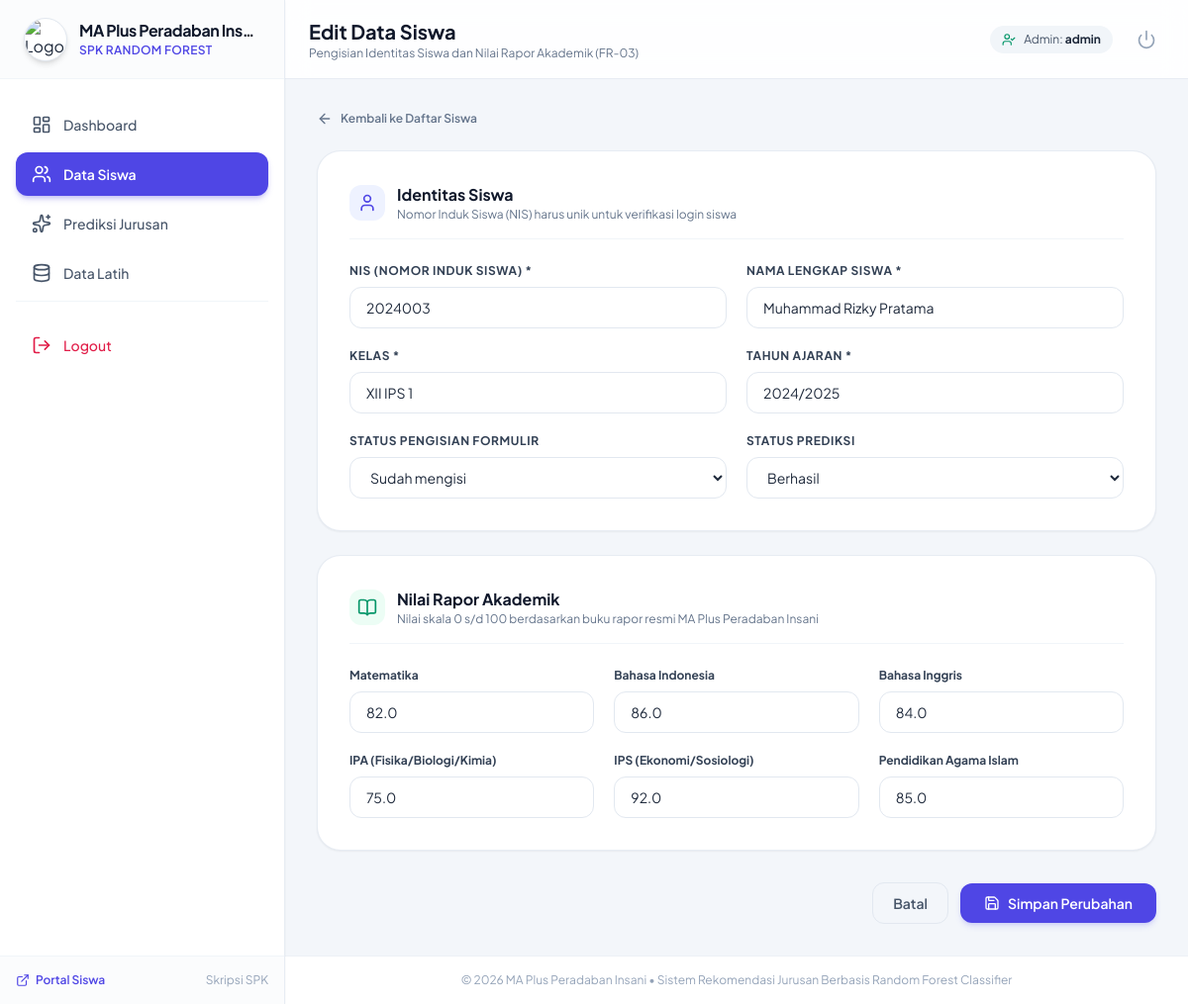
Page /admin-spk/siswa/3/edit/ (signed in) on the committed database.
### spk/models.py (models this page shows, shortened)
class Student(models.Model):
    STATUS_PENGISIAN_CHOICES = [
        ('Belum mengisi', 'Belum mengisi'),
        ('Sudah mengisi', 'Sudah mengisi'),
        ('Perlu melengkapi data', 'Perlu melengkapi data'),
    ]
    STATUS_PREDIKSI_CHOICES = [
        ('Menunggu', 'Menunggu'),
        ('Diproses', 'Diproses'),
        ('Berhasil', 'Berhasil'),
        ('Gagal', 'Gagal'),
        ('Perlu prediksi ulang', 'Perlu prediksi ulang'),
    ]
    nis = models.CharField(max_length=20, unique=True, verbose_name="NIS")
    nama = models.CharField(max_length=150, verbose_name="Nama Lengkap")
    kelas = models.CharField(max_length=50, default="XII IPA", verbose_name="Kelas")
    tahun_ajaran = models.CharField(max_length=20, default="2024/2025", verbose_name="Tahun Ajaran")
    status_pengisian = models.CharField(
        max_length=30,
        choices=STATUS_PENGISIAN_CHOICES,
        default='Belum mengisi',
        verbose_name="Status Pengisian Formulir"
    )
    status_prediksi = models.CharField(
        max_length=30,
        choices=STATUS_PREDIKSI_CHOICES,
        default='Menunggu',
        verbose_name="Status Prediksi"
    )
    created_at = models.DateTimeField(auto_now_add=True, verbose_name="Dibuat Pada")
    updated_at = models.DateTimeField(auto_now=True, verbose_name="Diperbarui Pada")
    class Meta:
        verbose_name = "Data Siswa"
        verbose_name_plural = "Data Siswa"
        ordering = ['nis']

class StudentAcademicData(models.Model):
    student = models.OneToOneField(Student, on_delete=models.CASCADE, related_name='academic_data', verbose_name="Siswa")
    nilai_matematika = models.FloatField(default=0.0, verbose_name="Nilai Matematika")
    nilai_bahasa_indonesia = models.FloatField(default=0.0, verbose_name="Nilai Bahasa Indonesia")
    nilai_bahasa_inggris = models.FloatField(default=0.0, verbose_name="Nilai Bahasa Inggris")
    nilai_ipa = models.FloatField(default=0.0, verbose_name="Nilai IPA (Fisika/Biologi/Kimia)")
    nilai_ips = models.FloatField(default=0.0, verbose_name="Nilai IPS (Ekonomi/Geografi/Sosiologi)")
    nilai_agama = models.FloatField(default=0.0, verbose_name="Nilai Pendidikan Agama Islam")
    updated_at = models.DateTimeField(auto_now=True, verbose_name="Terakhir Diperbarui")
    class Meta:
        verbose_name = "Nilai Akademik Siswa"
        verbose_name_plural = "Nilai Akademik Siswa"

### spk/views.py (the view)
# urls.py: path('admin-spk/siswa/<int:pk>/edit/', views.siswa_edit_view, name='siswa_edit'),
@user_passes_test(is_admin, login_url='admin_login')
def siswa_edit_view(request, pk):
    student = get_object_or_404(Student, pk=pk)
    academic, _ = StudentAcademicData.objects.get_or_create(student=student)
    if request.method == 'POST':
        student_form = StudentForm(request.POST, instance=student)
        academic_form = AcademicDataForm(request.POST, instance=academic)
        if student_form.is_valid() and academic_form.is_valid():
            if student.status_prediksi == 'Berhasil':
                student.status_prediksi = 'Perlu prediksi ulang'
            student_form.save()
            academic_form.save()
            messages.success(request, f"Data siswa {student.nama} berhasil diperbarui.")
            return redirect('siswa_detail', pk=student.pk)
        else:
            messages.error(request, "Mohon periksa kembali input formulir.")
    else:
        student_form = StudentForm(instance=student)
        academic_form = AcademicDataForm(instance=academic)
    context = {
        'student_form': student_form,
        'academic_form': academic_form,
        'student': student,
        'is_edit': True,
        'active_nav': 'data_siswa'
    }
    return render(request, 'admin/siswa_form.html', context)

### spk/views.py (called while the page is built)
def is_admin(user):
    return user.is_authenticated and (user.is_staff or user.is_superuser)

### templates/admin/siswa_form.html (shortened to what this page needs)
{% extends 'admin/base_admin.html' %}
{% block page_title %}{% if is_edit %}Edit Data Siswa{% else %}Tambah Siswa Baru{% endif %}{% endblock %}
{% block page_subtitle %}Pengisian Identitas Siswa dan Nilai Rapor Akademik (FR-03){% endblock %}
{% block admin_content %}
<div class="max-w-4xl mx-auto space-y-6">
    <div class="flex items-center justify-between">
        <a href="{% url 'data_siswa' %}" class="inline-flex items-center gap-2 text-xs font-semibold text-slate-500 hover:text-slate-800">
            <i data-lucide="arrow-left" class="w-4 h-4"></i>
            Kembali ke Daftar Siswa
        </a>
    </div>
    <form method="post" class="space-y-6">
        <div class="bg-white p-6 md:p-8 rounded-3xl border border-slate-200/80 shadow-sm space-y-6">
            <div class="border-b border-slate-100 pb-4 flex items-center gap-3">
                <div class="w-9 h-9 rounded-xl bg-brand-50 text-brand-600 flex items-center justify-center">
                    <i data-lucide="user" class="w-5 h-5"></i>
                </div>
                <div>
                    <h3 class="text-base font-bold text-slate-900">Identitas Siswa</h3>
                    <p class="text-xs text-slate-500">Nomor Induk Siswa (NIS) harus unik untuk verifikasi login siswa</p>
                </div>
            </div>
            <div class="grid grid-cols-1 md:grid-cols-2 gap-5">
                <div>
                    <label class="block text-xs font-bold text-slate-700 uppercase tracking-wider mb-2">NIS (Nomor Induk Siswa) *</label>
                    {{ student_form.nis }}
                </div>
                <div>
                    <label class="block text-xs font-bold text-slate-700 uppercase tracking-wider mb-2">Nama Lengkap Siswa *</label>
                    {{ student_form.nama }}
                </div>
                <div>
                    <label class="block text-xs font-bold text-slate-700 uppercase tracking-wider mb-2">Kelas *</label>
                    {{ student_form.kelas }}
                </div>
                <div>
                    <label class="block text-xs font-bold text-slate-700 uppercase tracking-wider mb-2">Tahun Ajaran *</label>
                    {{ student_form.tahun_ajaran }}
                </div>
                <div>
                    <label class="block text-xs font-bold text-slate-700 uppercase tracking-wider mb-2">Status Pengisian Formulir</label>
                    {{ student_form.status_pengisian }}
                </div>
                <div>
                    <label class="block text-xs font-bold text-slate-700 uppercase tracking-wider mb-2">Status Prediksi</label>
                    {{ student_form.status_prediksi }}
                </div>
            </div>
        </div>
        <div class="bg-white p-6 md:p-8 rounded-3xl border border-slate-200/80 shadow-sm space-y-6">
            <div class="border-b border-slate-100 pb-4 flex items-center gap-3">
                <div class="w-9 h-9 rounded-xl bg-emerald-50 text-emerald-600 flex items-center justify-center">
                    <i data-lucide="book-open" class="w-5 h-5"></i>
                </div>
                <div>
                    <h3 class="text-base font-bold text-slate-900">Nilai Rapor Akademik</h3>
                    <p class="text-xs text-slate-500">Nilai skala 0 s/d 100 berdasarkan buku rapor resmi MA Plus Peradaban Insani</p>
                </div>
            </div>
            <div class="grid grid-cols-1 sm:grid-cols-2 lg:grid-cols-3 gap-5">
                <div>
                    <label class="block text-xs font-bold text-slate-700 mb-2">Matematika</label>
                    {{ academic_form.nilai_matematika }}
                </div>
                <div>
                    <label class="block text-xs font-bold text-slate-700 mb-2">Bahasa Indonesia</label>
                    {{ academic_form.nilai_bahasa_indonesia }}
                </div>
                <div>
                    <label class="block text-xs font-bold text-slate-700 mb-2">Bahasa Inggris</label>
                    {{ academic_form.nilai_bahasa_inggris }}
                </div>
                <div>
                    <label class="block text-xs font-bold text-slate-700 mb-2">IPA (Fisika/Biologi/Kimia)</label>
                    {{ academic_form.nilai_ipa }}
                </div>
                <div>
                    <label class="block text-xs font-bold text-slate-700 mb-2">IPS (Ekonomi/Sosiologi)</label>
                    {{ academic_form.nilai_ips }}
                </div>
                <div>
                    <label class="block text-xs font-bold text-slate-700 mb-2">Pendidikan Agama Islam</label>
                    {{ academic_form.nilai_agama }}
                </div>
            </div>
        </div>
        <div class="flex items-center justify-end gap-3 pt-2">
            <a href="{% url 'data_siswa' %}" class="px-5 py-2.5 rounded-xl border border-slate-200 text-slate-600 font-semibold text-sm hover:bg-slate-100 transition-colors">
                Batal
            </a>
            <button type="submit" class="inline-flex items-center gap-2 px-6 py-2.5 rounded-xl bg-brand-600 hover:bg-brand-700 text-white font-semibold text-sm shadow-md shadow-brand-500/20 transition-all">
                <i data-lucide="save" class="w-4 h-4"></i>
                {% if is_edit %}Simpan Perubahan{% else %}Tambah Siswa{% endif %}
            </button>
        </div>
    </form>
</div>
{% endblock %}

### templates/admin/base_admin.html (shortened to what this page needs)
{% extends 'base.html' %}
{% load static %}
{% block layout_content %}
<div class="min-h-screen flex bg-slate-100/70">
    <aside id="sidebar" class="fixed top-0 bottom-0 left-0 z-50 w-72 bg-white border-r border-slate-200/80 flex flex-col transition-transform duration-300 transform -translate-x-full md:translate-x-0 shadow-sm">
        <div class="h-20 px-6 flex items-center gap-3 border-b border-slate-100 bg-slate-50/50">
            <div class="w-11 h-11 rounded-full bg-white border border-slate-200 flex items-center justify-center shadow-md overflow-hidden flex-shrink-0">
                <img src="{% static 'img/logo_sekolah.png' %}" alt="Logo" class="w-full h-full object-contain">
            </div>
            <div class="flex-1 min-w-0">
                <h1 class="text-base font-bold text-slate-900 leading-tight truncate tracking-tight">MA Plus Peradaban Insani</h1>
                <p class="text-xs text-brand-600 font-semibold tracking-wide uppercase mt-0.5">SPK Random Forest</p>
            </div>
        </div>
        <nav class="flex-1 px-4 py-6 space-y-1.5 overflow-y-auto">
            <a href="{% url 'dashboard' %}" class="flex items-center gap-3 px-4 py-3 rounded-xl font-medium text-sm transition-all duration-200 {% if active_nav == 'dashboard' %}bg-brand-600 text-white shadow-md shadow-brand-600/25 font-semibold{% else %}text-slate-600 hover:bg-slate-100 hover:text-slate-900{% endif %}">
                <i data-lucide="layout-dashboard" class="w-5 h-5"></i>
                <span>Dashboard</span>
            </a>
            <a href="{% url 'data_siswa' %}" class="flex items-center gap-3 px-4 py-3 rounded-xl font-medium text-sm transition-all duration-200 {% if active_nav == 'data_siswa' %}bg-brand-600 text-white shadow-md shadow-brand-600/25 font-semibold{% else %}text-slate-600 hover:bg-slate-100 hover:text-slate-900{% endif %}">
                <i data-lucide="users" class="w-5 h-5"></i>
                <span>Data Siswa</span>
            </a>
            <a href="{% url 'prediksi_jurusan' %}" class="flex items-center gap-3 px-4 py-3 rounded-xl font-medium text-sm transition-all duration-200 {% if active_nav == 'prediksi_jurusan' %}bg-brand-600 text-white shadow-md shadow-brand-600/25 font-semibold{% else %}text-slate-600 hover:bg-slate-100 hover:text-slate-900{% endif %}">
                <i data-lucide="sparkles" class="w-5 h-5"></i>
                <span>Prediksi Jurusan</span>
            </a>
            <a href="{% url 'data_latih' %}" class="flex items-center gap-3 px-4 py-3 rounded-xl font-medium text-sm transition-all duration-200 {% if active_nav == 'data_latih' %}bg-brand-600 text-white shadow-md shadow-brand-600/25 font-semibold{% else %}text-slate-600 hover:bg-slate-100 hover:text-slate-900{% endif %}">
                <i data-lucide="database" class="w-5 h-5"></i>
                <span>Data Latih</span>
            </a>
            <div class="pt-4 border-t border-slate-100 my-2"></div>
            <a href="{% url 'admin_logout' %}" class="flex items-center gap-3 px-4 py-3 rounded-xl font-medium text-sm text-rose-600 hover:bg-rose-50 hover:text-rose-700 transition-colors">
                <i data-lucide="log-out" class="w-5 h-5"></i>
                <span>Logout</span>
            </a>
        </nav>
        <div class="p-4 border-t border-slate-100 bg-slate-50/50">
            <div class="flex items-center justify-between text-xs text-slate-500">
                <a href="{% url 'cek_nis' %}" target="_blank" class="flex items-center gap-1.5 text-brand-600 hover:text-brand-700 font-semibold">
                    <i data-lucide="external-link" class="w-3.5 h-3.5"></i>
                    Portal Siswa
                </a>
                <span class="text-slate-400">Skripsi SPK</span>
            </div>
        </div>
    </aside>
    <div class="flex-1 flex flex-col md:ml-72 min-h-screen">
        <header class="h-20 bg-white/90 backdrop-blur-md border-b border-slate-200/80 sticky top-0 z-30 px-6 flex items-center justify-between">
            <div class="flex items-center gap-4">
                <div>
                    <h2 class="text-xl font-bold text-slate-900">{% block page_title %}Dashboard{% endblock %}</h2>
                    <p class="text-xs text-slate-500 hidden sm:block">{% block page_subtitle %}Sistem Pendukung Keputusan Penjurusan Perguruan Tinggi{% endblock %}</p>
                </div>
            </div>
            <div class="flex items-center gap-4">
                <div class="hidden sm:flex items-center gap-2 bg-slate-100 px-3 py-1.5 rounded-full text-xs text-slate-600">
                    <i data-lucide="user-check" class="w-3.5 h-3.5 text-emerald-600"></i>
                    <span>Admin: <strong class="text-slate-800">{{ request.user.username }}</strong></span>
                </div>
                <a href="{% url 'admin_logout' %}" title="Logout" class="p-2 text-slate-400 hover:text-rose-600 hover:bg-rose-50 rounded-xl transition-colors">
                    <i data-lucide="power" class="w-5 h-5"></i>
                </a>
            </div>
        </header>
        <main class="flex-1 p-6 md:p-8 max-w-7xl w-full mx-auto">
            {% block admin_content %}{% endblock %}
        </main>
        <footer class="py-4 px-8 border-t border-slate-200/60 bg-white text-center text-xs text-slate-400">
            &copy; 2026 MA Plus Peradaban Insani &bull; Sistem Rekomendasi Jurusan Berbasis Random Forest Classifier
        </footer>
    </div>
</div>
{% endblock %}

### templates/base.html (style rules this page uses)
body { font-family: 'Plus Jakarta Sans', sans-serif; }

### rows in the picture
Student: nis "2024003", nama "Muhammad Rizky Pratama", kelas "XII IPS 1", tahun_ajaran "2024/2025", status_pengisian "Sudah mengisi", status_prediksi "Berhasil"
StudentAcademicData: nilai_matematika "82.0", nilai_bahasa_indonesia "86.0", nilai_bahasa_inggris "84.0", nilai_ipa "75.0", nilai_ips "92.0", nilai_agama "85.0"

### other values in the picture
{{ request.user.username }} "admin"
